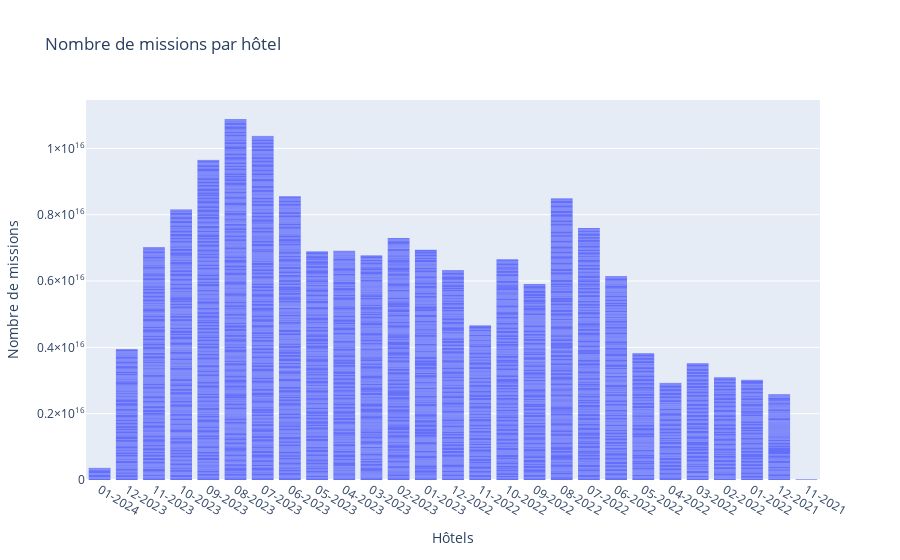

Notebook code for this chart:
### Code cell
import plotly.express as px

trace = go.Bar(x=data["periode_debut"], y=data["time_delta"])## nanoseconds to hours

fig = go.Figure(data=[trace])
# Change the bar mode
fig.update_layout(title="Nombre de missions par hôtel",
                  showlegend=False)

fig.update_traces(dict(marker_line_width=0))


fig.update_xaxes(title_text='Hôtels')
fig.update_yaxes(title_text='Nombre de missions')


fig.show()

### Figure 1 — Plotly figure (JSON) as saved in the notebook; plotly's stock layout.template omitted (floating-point values rounded to 4 significant figures; data arrays with more than 128 entries replaced by an {"elided": "..."} marker saying what was removed)
{"data": [{"marker": {"line": {"width": 0}}, "type": "bar", "x": {"elided": "4760 str values"}, "y": {"elided": "4760 int values"}}], "layout": {"showlegend": false, "title": {"text": "Nombre de missions par hôtel"}, "xaxis": {"title": {"text": "Hôtels"}}, "yaxis": {"title": {"text": "Nombre de missions"}}}}
